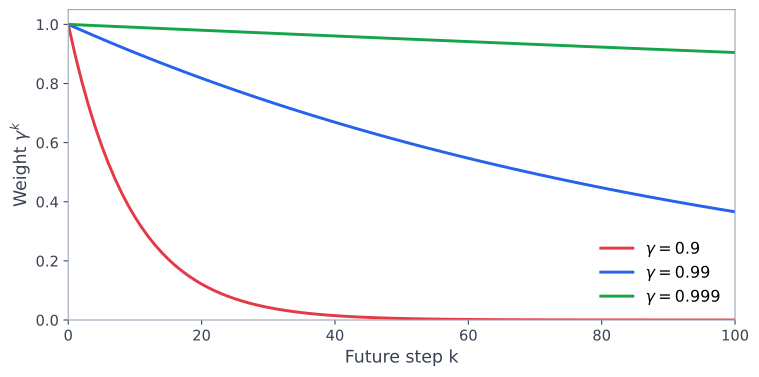

Write Python code to recreate this figure.
#!/usr/bin/env python3
"""Generate discount factor curves (gamma^k) as SVG for the RL blog post."""
import matplotlib
matplotlib.use("Agg")
import matplotlib.pyplot as plt
import numpy as np
from pathlib import Path

output_path = Path(__file__).parent / "discount-curves.svg"

steps = np.arange(0, 101)
gammas = [0.9, 0.99, 0.999]
colors = ["#e63946", "#2563eb", "#16a34a"]
labels = [r"$\gamma = 0.9$", r"$\gamma = 0.99$", r"$\gamma = 0.999$"]

fig, ax = plt.subplots(figsize=(8, 4))
fig.patch.set_alpha(0.0)
ax.set_facecolor("none")

for gamma, color, label in zip(gammas, colors, labels):
    weights = gamma ** steps
    ax.plot(steps, weights, color=color, linewidth=2.2, label=label)

ax.set_xlabel("Future step k", fontsize=13, color="#374151")
ax.set_ylabel(r"Weight $\gamma^k$", fontsize=13, color="#374151")
ax.set_xlim(0, 100)
ax.set_ylim(0, 1.05)
ax.legend(fontsize=12, framealpha=0.0)
ax.tick_params(colors="#374151", labelsize=11)
for spine in ax.spines.values():
    spine.set_color("#94a3b8")

fig.tight_layout(pad=1.0)
fig.savefig(output_path, format="svg", transparent=True, bbox_inches="tight")
plt.close(fig)
print(f"Saved: {output_path}")
